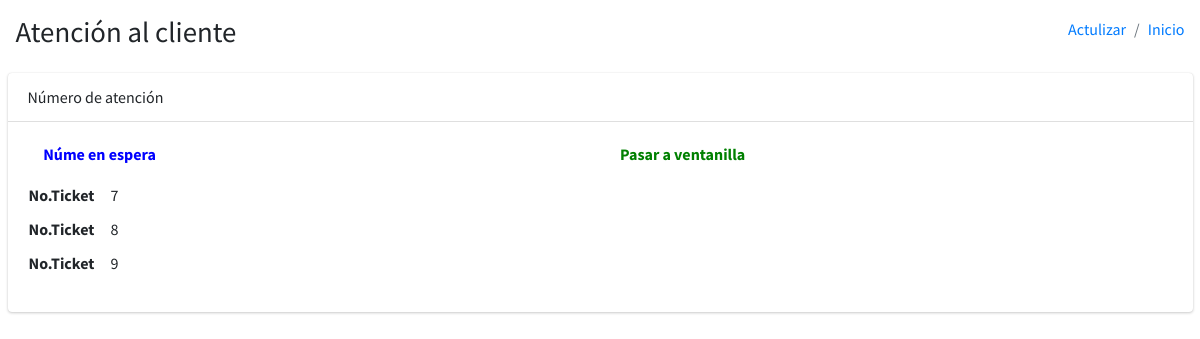
Before: /ordenes/pantalla-servicios/ with the older database file.
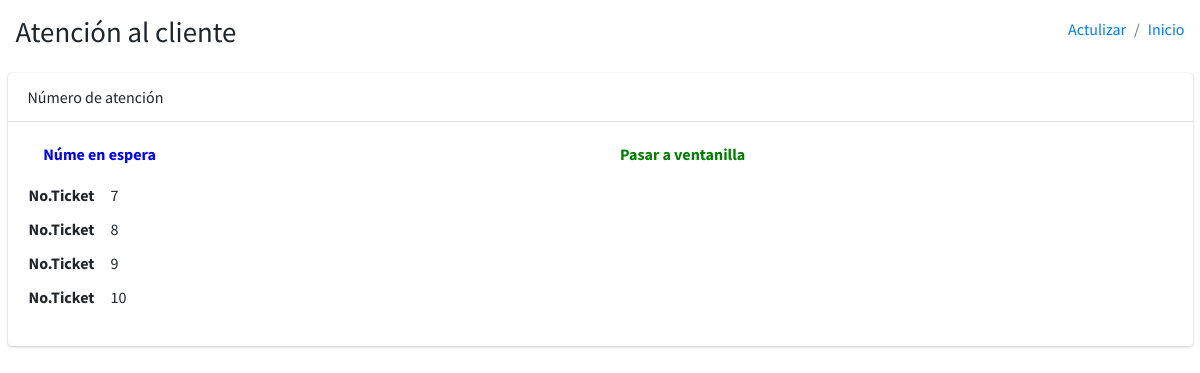
After: the same page with the newer database file.
### ordenes/models.py (models this page shows, shortened)
class Servicio(BaseModel):
    username = models.ForeignKey(settings.AUTH_USER_MODEL, on_delete=models.CASCADE, blank=True, null=True)
    tipo_servicio = models.ForeignKey(TiposServicio, on_delete=models.CASCADE)
    no_servicio = models.AutoField(primary_key=True)
    orden_generada = models.BooleanField(default = True)
    orden_transito = models.BooleanField(default = False)
    class Meta:
        verbose_name = 'Servicio'
        verbose_name_plural = 'Servicios'
        db_table = 'servicio'

### ordenes/views.py (the view)
# urls.py: path('pantalla-servicios/', PantallList.as_view(), name='pantalla_servicios'),
class PantallList(TemplateView):
    template_name = 'ordenes/list_pantalla.html'
    def get_context_data(self, *args, **kwargs):
        context = super().get_context_data(**kwargs)
        context['title'] = 'Atención al cliente'
        context['subtitle'] = 'Número de atención'
        context['list_url'] = reverse_lazy('ordenes:pantalla_servicios')
        context['list_home'] = reverse_lazy('bases:home')
        context['generar_orden'] = Servicio.objects.filter(orden_generada=True, orden_transito=False)
        context['transito_orden'] = Servicio.objects.filter(orden_transito=True, orden_generada=True )
        return context

### ordenes/templates/ordenes/list_pantalla.html (shortened to what this page needs)
{% extends 'base/home.html' %}
{% block pantalla %}
  <section class="content-header">
    <div class="container-fluid">
      <div class="row mb-2">
        <div class="col-sm-6">
          <h1>{{title}}</h1>
        </div>
        <div class="col-sm-6">
          <ol class="breadcrumb float-sm-right">
            <li class="breadcrumb-item"><a href="{{list_url}}">Actulizar</a></li>
            <li class="breadcrumb-item"><a href="{{list_home}}">Inicio</a></li>
          </ol>
        </div>
      </div>
    </div>
  </section>
  <section class="content">
    <div class="container-fluid">
      <div class="card card-default">
        <div class="card-header">
          {{subtitle}}
        </div>
        <div class="card-body">
          <div class="row">
            <div class="col-md-6">
              <div class="form-group">
                <i class="far fa-user"></i> <label style="color:blue;">Núme en espera</label>
                {% for m in generar_orden %}
                  <table>
                    <tbody>
                      <h1><td><b>No.Ticket</b> &nbsp;&nbsp;&nbsp;&nbsp;{{m.no_servicio}}</td></h1>
                    </tbody>
                  </table>
                {% endfor %}
              </div>
            </div>
            <div class="col-md-6">
              <div class="form-group">
                <i class="far fa-user"></i><label style="color:green;">Pasar a ventanilla</label>
              </div>
              <div class="form-group">
              </div>
            </div>
          </div>
        </div>
      </div>
    </div>
  </section>
{% endblock %}

Changed rows visible on the page:
added Servicio: no_servicio "10"
